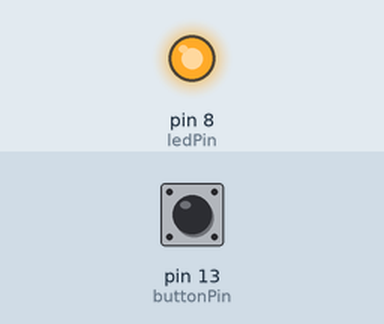
Bench run of a sketch on a simulated Arduino Uno, built with avr-gcc and run on an emulated ATmega328P. On the bench: output pins drawn as LEDs (lit = HIGH). Inputs (shaded band) come from the test bench; at power-on: pin 13 (buttonPin) HIGH.

Above: at 1.2 s.
1.3 s: pin 13 (buttonPin) pulled LOW for 0.15 s
At 1.37 s:
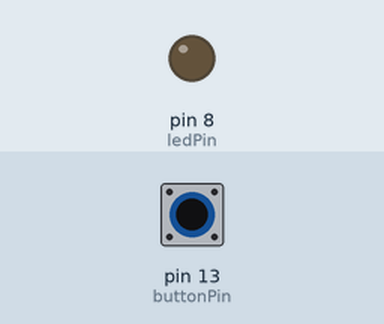
2.9 s: pin 13 (buttonPin) pulled LOW for 3.2 s
At 6.6 s:
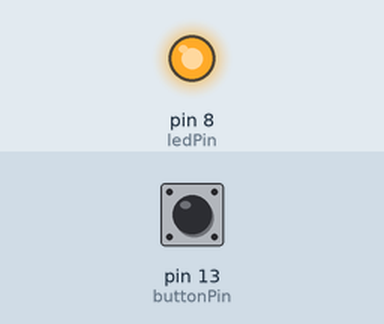
Timing chart, 0 to 8.1 s (numbered marks = the images above; inputs shaded):
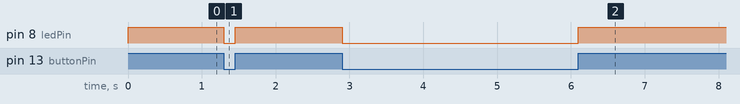

Measured:
- after the input at 1.3 s, pin 8 (ledPin): HIGH → LOW at once, → HIGH 0.15 s later
- after the input at 2.9 s, pin 8 (ledPin): HIGH → LOW at once, → HIGH 3.2 s later

The sketch:

led_trigger_button.ino
```cpp
const int ledPin = 8;       // Pin for the LED
const int buttonPin = 13;   // Pin for the button

void setup() {
  pinMode(ledPin, OUTPUT);  // Set the LED pin as output
  pinMode(buttonPin, INPUT_PULLUP);  // Set the button pin as input with internal pull-up resistor
}

void loop() {
  int buttonState = digitalRead(buttonPin);  // Read the state of the button

  // Invert the logic to match the desired behavior
  if (buttonState == HIGH) {  // Button is not pressed (HIGH due to pull-up resistor)
    digitalWrite(ledPin, HIGH);  // Turn the LED off (TTL signal LOW)
  } else {  // Button is pressed (LOW)
    digitalWrite(ledPin, LOW);  // Turn the LED on (TTL signal HIGH)
  }
}
```
